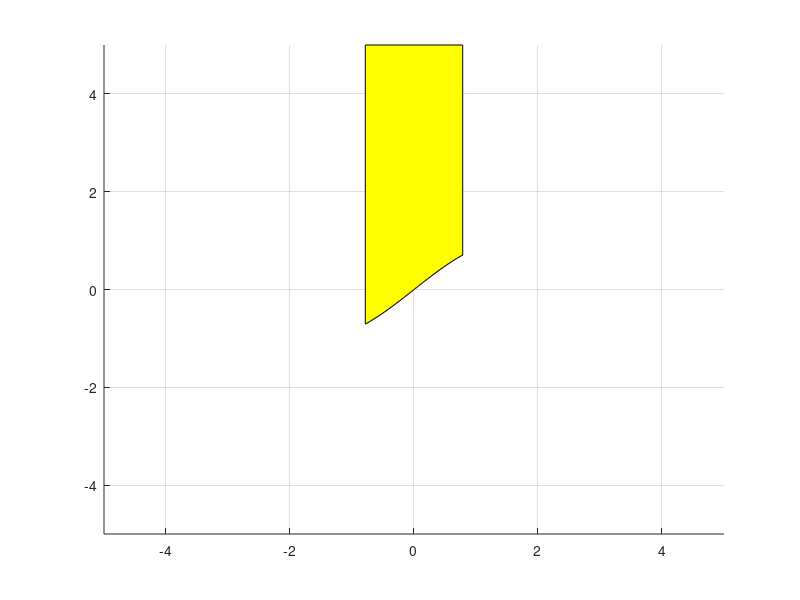

The MATLAB source for this figure:
clear all
x=linspace(-pi/4,pi/4);
y0=x*0+sqrt(2)/2;
y1=sin(x);
hold on;
plot(x,y0,x,y1);
grid on ;
axis ( [ -5 , 5 , -5 , 5 , -5 , 5 ] );
%area(x,x*0+5,-5);
%area(x,min(y0,y1),-5, 'Facecolor','w');
x=[x pi/4 -pi/4];
y=[min(y0,y1) 5 5];
fill(x,y,'y');